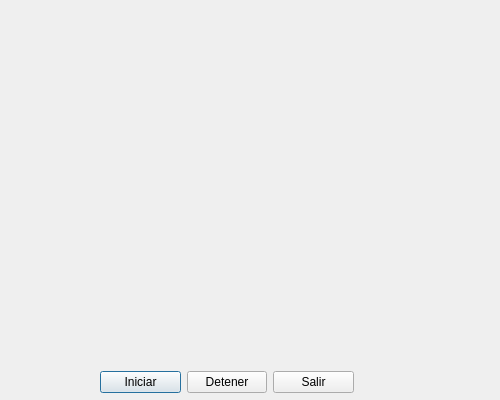
<?xml version="1.0" encoding="UTF-8"?>
<ui version="4.0">
 <class>Dialog</class>
 <widget class="QDialog" name="Dialog">
  <property name="geometry">
   <rect>
    <x>0</x>
    <y>0</y>
    <width>500</width>
    <height>400</height>
   </rect>
  </property>
  <property name="windowTitle">
   <string>Pixeles Aleatorios</string>
  </property>
  <widget class="QWidget" name="layoutWidget">
   <property name="geometry">
    <rect>
     <x>100</x>
     <y>370</y>
     <width>254</width>
     <height>24</height>
    </rect>
   </property>
   <layout class="QHBoxLayout" name="horizontalLayout">
    <item>
     <widget class="QPushButton" name="pushButton">
      <property name="text">
       <string>Iniciar</string>
      </property>
     </widget>
    </item>
    <item>
     <widget class="QPushButton" name="pushButton_2">
      <property name="text">
       <string>Detener</string>
      </property>
     </widget>
    </item>
    <item>
     <widget class="QPushButton" name="pushButton_3">
      <property name="text">
       <string>Salir</string>
      </property>
     </widget>
    </item>
   </layout>
  </widget>
 </widget>
 <resources/>
 <connections/>
</ui>
